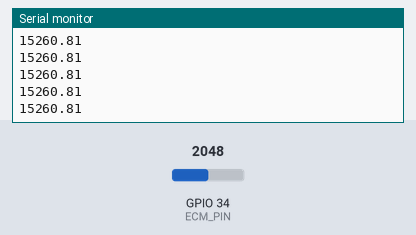
The sketch below on a simulated ESP32. Parts: the last lines printed to the serial monitor. The test bench sets the inputs (shaded band); at power-on: GPIO 34 (ECM_PIN) = 2048.

Above: at 1.2 s.
1.3 s: GPIO 34 (ECM_PIN) set to 2866
At 1.35 s:
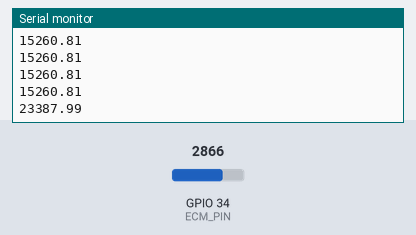
2.8 s: GPIO 34 (ECM_PIN) set to 3603
At 2.9 s:
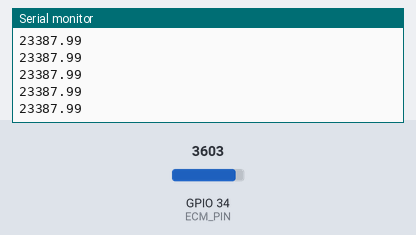
Timing chart, 0 to 5.8 s (numbered marks = the images above; inputs shaded):
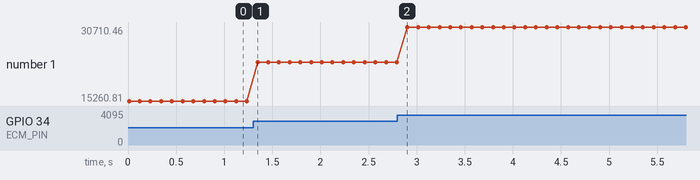

The sketch:

test_ecm.ino
```cpp
#include "ecm.h"

#define ECM_PIN 34

//@ECM
const float TARGET_FREQUENCY = 200;
const int N = 100;
const float ECM_THRESHOLD = 6000;
const float SAMPLING_FREQUENCY = 8900;

ECM objECM = ECM(TARGET_FREQUENCY, N, SAMPLING_FREQUENCY);

void setup()
{
  Serial.begin(115200);
}

void loop()
{
  objECM.getSample(ECM_PIN);
  float magnitude = objECM.detect();

  Serial.println(magnitude);

  if (magnitude > ECM_THRESHOLD)
  {

  }
  delay(100);
}
```

ecm.cpp
```cpp
#include "ecm.h"

float SAMPLING_FREQUENCY;
float TARGET_FREQUENCY;
int NN;
float COEFF;
float Q1;
float Q2;

int sampleData[MAXN];

ECM::ECM(float TARGET_FREQUENCY, float N)
{
  ECM(TARGET_FREQUENCY, N, 8900.0);
  //EMC(TARGET_FREQUENCY, N, 4400.0);
}

ECM::ECM(float TARGET_FREQUENCY, float N, float SAMPLING_FREQUENCY)
{
  SAMPLING_FREQUENCY=SAMPLING_FREQUENCY;	//on 16mhz, ~8928.57142857143, on 8mhz ~44444
  TARGET_FREQUENCY=TARGET_FREQUENCY; //should be integer of SAMPLING_RATE/N
  if (N > MAXN)
  {
    NN = MAXN;
  }
  else
  {
    NN=N;
  }
  float omega = (2.0 * PI * TARGET_FREQUENCY) / SAMPLING_FREQUENCY;
  COEFF = 2.0 * cos(omega);
  reset();
}

/* Call this routine before every "block" (size=N) of samples. */
void ECM::reset(void)
{
  Q2 = 0;
  Q1 = 0;
}

/* Call this routine for every sample. */
void ECM::process(int sample)
{
  float Q0;
  Q0 = COEFF * Q1 - Q2 + (float) (sample - ADCCENTER);
  Q2 = Q1;
  Q1 = Q0;
}

/* GET SOME SAMPLE */
void ECM::getSample(int sensorPin)
{
  for (int index = 0; index < NN; index++)
  {
    sampleData[index] = analogRead(sensorPin);
  }
}

float ECM::detect()
{
  float	magnitude;
  /* PROCESS THE SAMPLES */
  for (int index = 0; index < NN; index++)
  {
    process(sampleData[index]);
  }
  /* DO THE "STANDARD EMC" PROCESSING*/
  magnitude = sqrt(Q1*Q1 + Q2*Q2 - COEFF*Q1*Q2);
  reset();
  return magnitude;
}
```

ecm.h
```cpp
#ifndef _EMC_H_
#define _EMC_H_

#include "Arduino.h"

#define MAXN 200
#define ADCCENTER 512

class ECM
{
  public:
    ECM(float, float, float);
    ECM(float,float);
	void getSample(int);
	float detect();
  private:
	  void process(int);
	  void reset(void);
};

#endif
```

Measured:
- after the input at 1.3 s, the serial monitor: prints a new line after 0.05 s (image 1)
- plotted number 1: 15260.81 → 23387.99 after the input at 1.3 s, 23387.99 → 30710.46 after the input at 2.8 s
